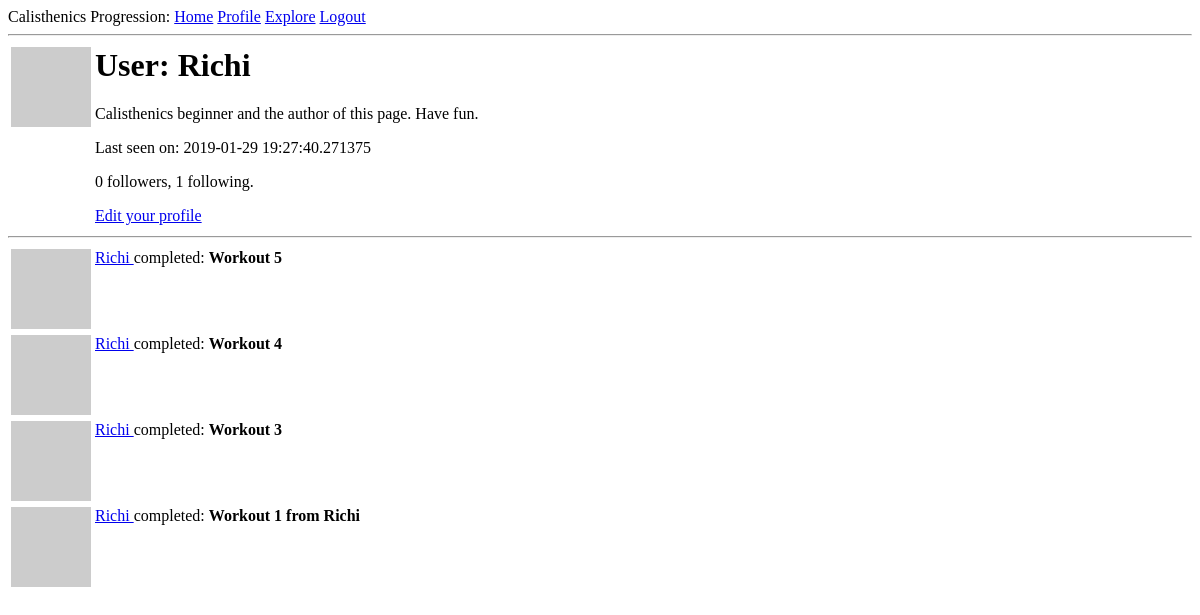
Before: /user/Richi (signed in) with the older database file.
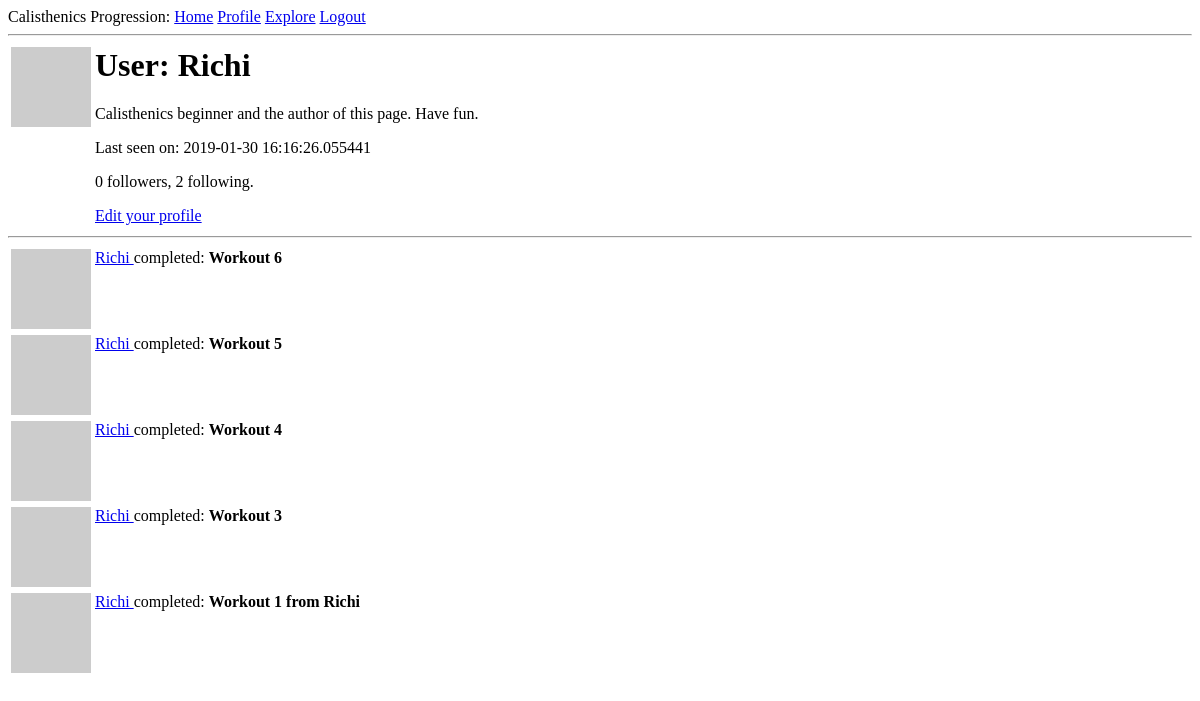
After: the same page with the newer database file.
### app/models.py (models this page shows, shortened)
class User(UserMixin, db.Model):
    id = db.Column(db.Integer, primary_key=True)
    username = db.Column(db.String(64), index=True, unique=True)
    email = db.Column(db.String(120), index=True, unique=True)
    password_hash = db.Column(db.String(128))
    about_me = db.Column(db.String(280))
    last_seen = db.Column(db.DateTime, default=datetime.utcnow)
    followed = db.relationship(
        'User', secondary=followers,
        primaryjoin=(followers.c.follower_id == id),
        secondaryjoin=(followers.c.followed_id == id),
        backref=db.backref('followers', lazy='dynamic'), lazy='dynamic')
    workouts = db.relationship('Workout', backref='athlet', lazy='dynamic')
    def avatar(self, size):
        digest = md5(self.email.lower().encode('utf-8')).hexdigest()
        return 'https://www.gravatar.com/avatar/{}?d=identicon&s={}'.format(digest, size)

class Workout(db.Model):
    id = db.Column(db.Integer, primary_key=True)
    title = db.Column(db.String(80), index=True)
    timestamp = db.Column(db.DateTime, index=True, default=datetime.utcnow)
    user_id = db.Column(db.Integer, db.ForeignKey('user.id'))

### app/routes.py (the view)
@app.route('/user/<username>')
@login_required
def user(username):
    user = User.query.filter_by(username=username) .first_or_404()
    page = request.args.get('page', 1, type=int)
    workouts = user.workouts.order_by(Workout.timestamp.desc()).paginate(page, app.config['WORKOUTS_PER_PAGE'], False)
    next_url = url_for('user', username=user.username, page=workouts.next_num) \
        if workouts.has_next else None
    prev_url = url_for('user', username=user.username, page=workouts.prev_num) \
        if workouts.has_prev else None
    return render_template('user.html', user=user, workouts=workouts.items, next_url=next_url, prev_url=prev_url)

### app/models.py (called while the page is built)
@login.user_loader
def load_user(id):
    return User.query.get(int(id))

### app/routes.py (called while the page is built)
@app.before_request
def before_request():
    if current_user.is_authenticated:
        current_user.last_seen = datetime.utcnow()
        db.session.commit()

### app/templates/user.html (shortened to what this page needs)
{% extends "base.html" %}
{% block content %}
    <table>
        <tr valign="top">
            <td><img src="{{ user.avatar(128) }}"></td>
            <td>
                <h1>User: {{ user.username }}</h1>
                {% if user.about_me %}
                    <p>{{ user.about_me }}</p>
                {% endif %}
                {% if user.last_seen %}
                    <p>Last seen on: {{ user.last_seen }}</p>
                {% endif %}
                <p>{{ user.followers.count() }} followers, {{ user.followed.count() }} following.</p>
                {% if user == current_user %}
                    <p><a href="{{ url_for('edit_profile') }}">Edit your profile</a></p>
                {% elif not current_user.is_following(user) %}
                    <p><a href="{{ url_for('follow', username=user.username) }}">Follow</a></p>
                {% else %}
                    <p><a href="{{ url_for('unfollow', username=user.username) }}">Unfollow</a></p>
                {% endif %}
            </td>
        </tr>
    </table>
    <hr>
    {% for workout in workouts %}
        {% include '_workout.html' %}
    {% endfor %}
{% endblock %}

### app/templates/base.html (shortened to what this page needs)
<html>
    <head>
    </head>
    <body>
        <div>Calisthenics Progression:
            <a href="{{ url_for('index') }}">Home</a>
            {% if current_user.is_anonymous %}
            <a href="{{ url_for('login') }}">Login</a>
            <a href="{{ url_for('register') }}">Register</a>
            {% else %}
            <a href="{{ url_for('user', username=current_user.username) }}">Profile</a>
            <a href="{{ url_for('explore') }}">Explore</a>
            <a href="{{ url_for('logout') }}">Logout</a>
            {% endif %}
        </div>
        <hr>
        {% block content %}
        {% endblock %}
    </body>
</html>

### app/templates/_workout.html
<table>
        <tr valign="top">
            <td><img src="{{ workout.athlet.avatar(36) }}"></td>
            <td>
                <a href="{{ url_for('user', username=workout.athlet.username) }}">
                    {{ workout.athlet.username }}
                </a>
                completed: <b>{{ workout.title }}
            </td>
        </tr>
    </table>

Changed rows visible on the page:
changed User "Richi": last_seen "2019-01-29 19:27:40.271375" → "2019-01-30 16:16:26.055441"
added Workout: athlet.username "Richi", title "Workout 6"
Other visible differences:
{{ user.followed.count() }}: "1" → "2"
